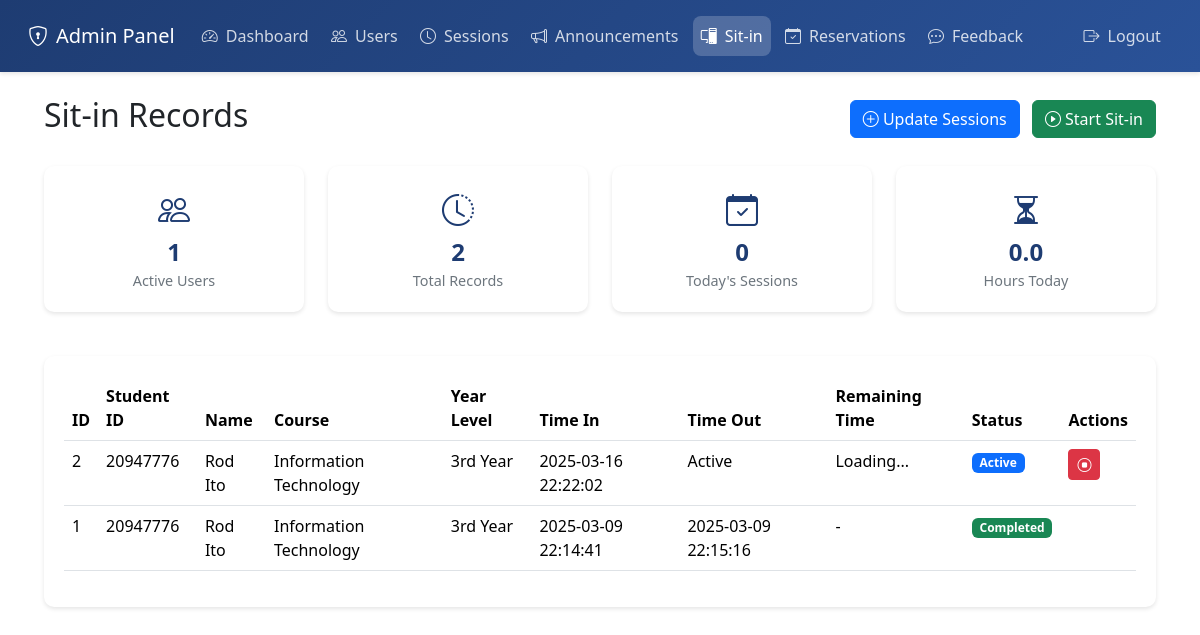
Page /admin/sitin (signed in) on the earlier database version.
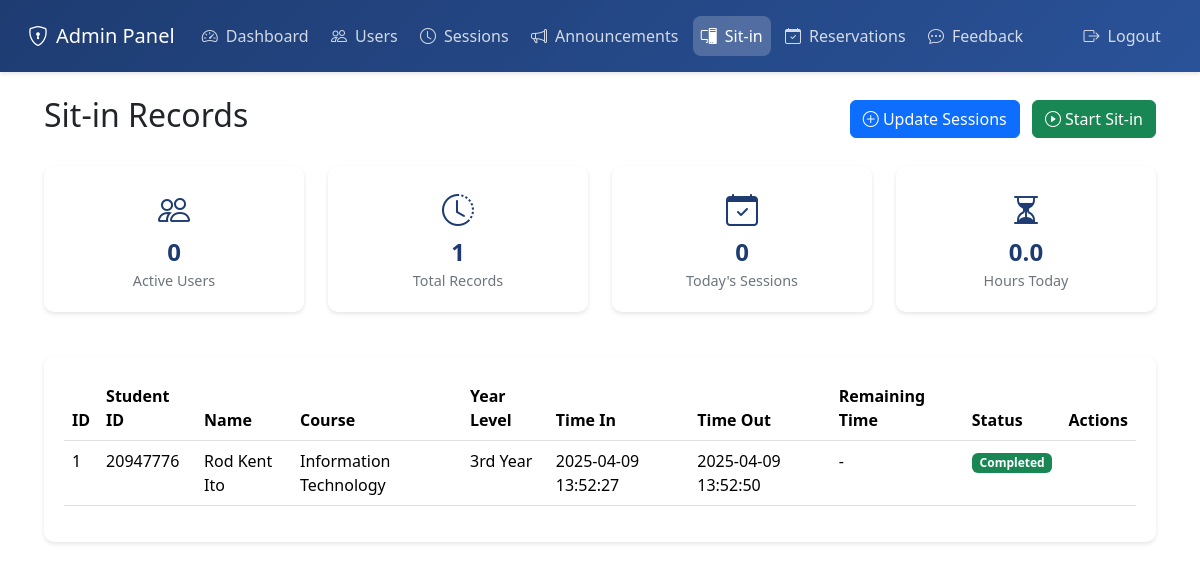
Same page on the later database version.
### tables this page shows
CREATE TABLE sit_in_history (
                id INTEGER PRIMARY KEY AUTOINCREMENT,
                user_id INTEGER NOT NULL,
                date DATE NOT NULL,
                time_in TIMESTAMP NOT NULL,
                time_out TIMESTAMP,
                status TEXT DEFAULT 'active',
                purpose TEXT,
                lab_unit TEXT,
                duration INTEGER,
                allocated_duration INTEGER,
                FOREIGN KEY (user_id) REFERENCES users (id)
            );

CREATE TABLE users (
                id INTEGER PRIMARY KEY AUTOINCREMENT,
                username TEXT UNIQUE NOT NULL,
                password TEXT NOT NULL,
                firstname TEXT NOT NULL,
                midname TEXT,
                lastname TEXT NOT NULL,
                email TEXT UNIQUE NOT NULL,
                course TEXT NOT NULL,
                yearlevel TEXT NOT NULL,
                is_admin INTEGER DEFAULT 0,
                profile_pic TEXT,
                remaining_sessions INTEGER DEFAULT 0,
                points INTEGER DEFAULT 0
            );

### app.py (the view)
    def decorated_function(*args, **kwargs):
        print("==== ADMIN REQUIRED DECORATOR ====")
        print("Current session:", session)
        print("'admin' in session:", 'admin' in session)
        if 'admin' in session:
            print("session['admin'] value:", session['admin'])
        if 'user' in session:
            print("User in session:", session['user'])
            if 'is_admin' in session['user']:
                print("user['is_admin'] value:", session['user']['is_admin'])
        if "admin" not in session or not session["admin"]:
            print("Admin authentication failed, redirecting to login")
            flash("Please login as admin first.", "error")
            return redirect(url_for("login_page"))
        print("Admin authentication successful")
        return f(*args, **kwargs)

### app.py (called while the page is built)
def get_db():
    con = sqlite3.connect("users.db")
    con.row_factory = sqlite3.Row
    return con

### templates/admin_sitin.html (shortened to what the changed rows need)
<!DOCTYPE html>
<html lang="en">
<head>
    <link href="https://cdn.jsdelivr.net/npm/bootstrap@5.3.2/dist/css/bootstrap.min.css" rel="stylesheet">
    <link rel="stylesheet" href="https://cdn.jsdelivr.net/npm/bootstrap-icons@1.11.1/font/bootstrap-icons.css">
</head>
<body>
    <div class="main-content">
        <div class="container-fluid">
            <div class="d-flex justify-content-between align-items-center mb-4">
                <h2>Sit-in Records</h2>
            </div>
            <div class="row mb-4">
                <div class="col-md-3">
                    <div class="stats-card">
                        <i class="bi bi-people stats-icon"></i>
                        <div class="stats-value">{{ stats.active_sessions }}</div>
                        <div class="stats-label">Active Users</div>
                    </div>
                </div>
                <div class="col-md-3">
                    <div class="stats-card">
                        <i class="bi bi-clock-history stats-icon"></i>
                        <div class="stats-value">{{ stats.total_records }}</div>
                        <div class="stats-label">Total Records</div>
                    </div>
                </div>
            </div>
            <div class="sitin-card">
                <div class="table-responsive">
                    <table class="table table-hover" id="sitinTable">
                        <thead>
                            <tr>
                                <th>ID</th>
                                <th>Student ID</th>
                                <th>Name</th>
                                <th>Course</th>
                                <th>Year Level</th>
                                <th>Time In</th>
                                <th>Time Out</th>
                                <th>Remaining Time</th>
                                <th>Status</th>
                                <th>Actions</th>
                            </tr>
                        </thead>
                        <tbody>
                            {% for record in records %}
                            <tr>
                                <td>{{ record.session_id }}</td>
                                <td>{{ record.student_id }}</td>
                                <td>{{ record.student_name }}</td>
                                <td>{{ record.course }}</td>
                                <td>{{ record.yearlevel }}</td>
                                <td>{{ record.time_in }}</td>
                                <td>{{ record.time_out or 'Active' }}</td>
                                <td>
                                    {% if record.status == 'active' %}
                                        <span class="timer" data-start="{{ record.time_in }}" data-duration="{{ record.duration }}">Loading...</span>
                                    {% else %}
                                        -
                                    {% endif %}
                                </td>
                                <td>
                                    <span class="badge {% if record.status == 'active' %}bg-primary{% else %}bg-success{% endif %}">
                                        {{ record.status|title }}
                                    </span>
                                </td>
                                <td>
                                    {% if record.status == 'active' %}
                                    <button class="btn btn-danger btn-sm" onclick="endSession('{{ record.session_id }}')">
                                        <i class="bi bi-stop-circle"></i>
                                    </button>
                                    {% endif %}
                                </td>
                            </tr>
                            {% endfor %}
                        </tbody>
                    </table>
                </div>
            </div>
        </div>
    </div>
</body>
</html>

Differences in the rows shown:
removed sit_in_history: session_id "2", student_id "20947776", student_name "Rod Ito", course "Information Technology", yearlevel "3rd Year", time_in "2025-03-16 22:22:02", status "Active"
changed sit_in_history "Completed": student_name "Rod Ito" → "Rod Kent Ito"; time_in "2025-03-09 22:14:41" → "2025-04-09 13:52:27"; time_out "2025-03-09 22:15:16" → "2025-04-09 13:52:50"
Other differences:
{{ stats.active_sessions }}: "1" → "0"
{{ stats.total_records }}: "2" → "1"
